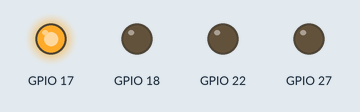
Simulated run of this program. Board: Raspberry Pi (BCM pin numbers). On the bench: output pins drawn as LEDs (lit = HIGH). At 10.0 s the program stops and its outputs stay as they are.

Above: at 0.1 s.
At 2.1 s:
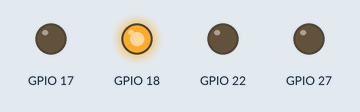
At 5.1 s:
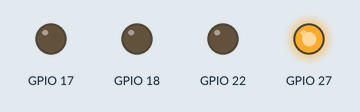
At 7.1 s:
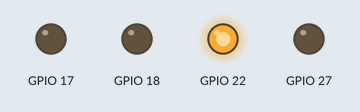
At 9.6 s:
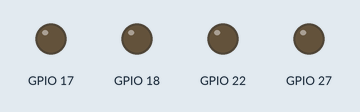
Timing chart, 0 to 11.1 s (numbered marks = the images above):
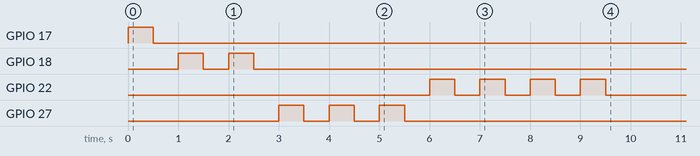

The program:

led_test.py
```python
#LED Test
import RPi.GPIO as GPIO
GPIO.setmode(GPIO.BCM)

import time

pins = [17,18,27,22]

for i, pin in enumerate(pins):
	GPIO.setup(pin, GPIO.OUT)
	for j in range(i+1):
		GPIO.output(pin,1)
		time.sleep(0.5)
		GPIO.output(pin,0)
		time.sleep(0.5)

GPIO.cleanup()
```

Measured:
- by itself, GPIO 17: LOW → HIGH at 0.00 s, → LOW 0.50 s later
- by itself, GPIO 18: alternates HIGH for 0.50 s and LOW for 0.50 s, 4 changes in all, then stays LOW
- by itself, GPIO 22: LOW → HIGH at 6.0 s, → LOW 0.50 s later, → HIGH 0.50 s later, → LOW 0.50 s later, … (8 changes in this stretch)
- by itself, GPIO 27: LOW → HIGH at 3.0 s, → LOW 0.50 s later, → HIGH 0.50 s later, → LOW 0.50 s later, … (6 changes in this stretch)
